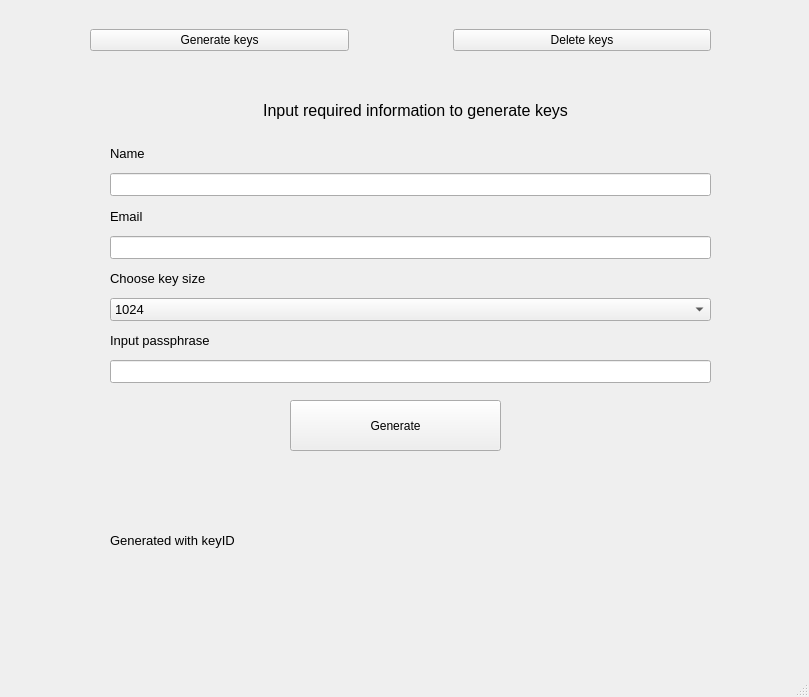
<?xml version="1.0" encoding="UTF-8"?>
<ui version="4.0">
 <class>generate_delete_window</class>
 <widget class="QMainWindow" name="generate_delete_window">
  <property name="geometry">
   <rect>
    <x>0</x>
    <y>0</y>
    <width>809</width>
    <height>697</height>
   </rect>
  </property>
  <property name="windowTitle">
   <string>Generate and delete keys</string>
  </property>
  <widget class="QWidget" name="centralwidget">
   <widget class="QWidget" name="horizontalLayoutWidget">
    <property name="geometry">
     <rect>
      <x>-10</x>
      <y>0</y>
      <width>821</width>
      <height>80</height>
     </rect>
    </property>
    <layout class="QHBoxLayout" name="horizontalLayout">
     <property name="leftMargin">
      <number>100</number>
     </property>
     <property name="rightMargin">
      <number>100</number>
     </property>
     <item>
      <widget class="QPushButton" name="generate_button">
       <property name="text">
        <string>Generate keys</string>
       </property>
      </widget>
     </item>
     <item>
      <spacer name="verticalSpacer">
       <property name="orientation">
        <enum>Qt::Vertical</enum>
       </property>
       <property name="sizeHint" stdset="0">
        <size>
         <width>98</width>
         <height>75</height>
        </size>
       </property>
      </spacer>
     </item>
     <item>
      <widget class="QPushButton" name="delete_button">
       <property name="text">
        <string>Delete keys</string>
       </property>
      </widget>
     </item>
    </layout>
   </widget>
   <widget class="QStackedWidget" name="stackedWidget">
    <property name="geometry">
     <rect>
      <x>0</x>
      <y>80</y>
      <width>811</width>
      <height>571</height>
     </rect>
    </property>
    <property name="currentIndex">
     <number>1</number>
    </property>
    <widget class="QWidget" name="empty"/>
    <widget class="QWidget" name="generate_keys_page">
     <widget class="QPushButton" name="generate_key_button">
      <property name="geometry">
       <rect>
        <x>290</x>
        <y>320</y>
        <width>211</width>
        <height>51</height>
       </rect>
      </property>
      <property name="text">
       <string>Generate</string>
      </property>
     </widget>
     <widget class="QLabel" name="label_5">
      <property name="geometry">
       <rect>
        <x>170</x>
        <y>10</y>
        <width>491</width>
        <height>41</height>
       </rect>
      </property>
      <property name="font">
       <font>
        <pointsize>12</pointsize>
       </font>
      </property>
      <property name="text">
       <string>Input required information to generate keys</string>
      </property>
      <property name="alignment">
       <set>Qt::AlignCenter</set>
      </property>
     </widget>
     <widget class="QWidget" name="verticalLayoutWidget">
      <property name="geometry">
       <rect>
        <x>110</x>
        <y>60</y>
        <width>601</width>
        <height>243</height>
       </rect>
      </property>
      <layout class="QVBoxLayout" name="verticalLayout">
       <item>
        <widget class="QLabel" name="label">
         <property name="font">
          <font>
           <pointsize>10</pointsize>
           <weight>50</weight>
           <bold>false</bold>
          </font>
         </property>
         <property name="frameShape">
          <enum>QFrame::NoFrame</enum>
         </property>
         <property name="text">
          <string>Name</string>
         </property>
        </widget>
       </item>
       <item>
        <widget class="QLineEdit" name="name">
         <property name="font">
          <font>
           <pointsize>10</pointsize>
          </font>
         </property>
         <property name="readOnly">
          <bool>true</bool>
         </property>
        </widget>
       </item>
       <item>
        <widget class="QLabel" name="label_2">
         <property name="font">
          <font>
           <pointsize>10</pointsize>
          </font>
         </property>
         <property name="text">
          <string>Email</string>
         </property>
        </widget>
       </item>
       <item>
        <widget class="QLineEdit" name="email">
         <property name="font">
          <font>
           <pointsize>10</pointsize>
          </font>
         </property>
         <property name="readOnly">
          <bool>true</bool>
         </property>
        </widget>
       </item>
       <item>
        <widget class="QLabel" name="label_3">
         <property name="font">
          <font>
           <pointsize>10</pointsize>
          </font>
         </property>
         <property name="text">
          <string>Choose key size</string>
         </property>
        </widget>
       </item>
       <item>
        <widget class="QComboBox" name="key_size">
         <property name="font">
          <font>
           <pointsize>10</pointsize>
          </font>
         </property>
         <item>
          <property name="text">
           <string>1024</string>
          </property>
         </item>
         <item>
          <property name="text">
           <string>2048</string>
          </property>
         </item>
        </widget>
       </item>
       <item>
        <widget class="QLabel" name="label_4">
         <property name="font">
          <font>
           <pointsize>10</pointsize>
          </font>
         </property>
         <property name="text">
          <string>Input passphrase</string>
         </property>
        </widget>
       </item>
       <item>
        <widget class="QLineEdit" name="passphrase">
         <property name="font">
          <font>
           <pointsize>10</pointsize>
          </font>
         </property>
        </widget>
       </item>
      </layout>
     </widget>
     <widget class="QWidget" name="horizontalLayoutWidget_2">
      <property name="geometry">
       <rect>
        <x>110</x>
        <y>420</y>
        <width>601</width>
        <height>80</height>
       </rect>
      </property>
      <layout class="QHBoxLayout" name="generated_layout">
       <item>
        <widget class="QLabel" name="generated_text">
         <property name="font">
          <font>
           <pointsize>10</pointsize>
          </font>
         </property>
         <property name="text">
          <string>Generated with keyID</string>
         </property>
        </widget>
       </item>
       <item>
        <widget class="QLabel" name="generated_label">
         <property name="font">
          <font>
           <pointsize>10</pointsize>
          </font>
         </property>
         <property name="text">
          <string/>
         </property>
        </widget>
       </item>
      </layout>
     </widget>
    </widget>
    <widget class="QWidget" name="delete_keys_page">
     <widget class="QTableWidget" name="delete_table">
      <property name="geometry">
       <rect>
        <x>30</x>
        <y>70</y>
        <width>751</width>
        <height>411</height>
       </rect>
      </property>
      <property name="font">
       <font>
        <pointsize>10</pointsize>
       </font>
      </property>
      <column>
       <property name="text">
        <string>Timestamp</string>
       </property>
      </column>
      <column>
       <property name="text">
        <string>Key ID</string>
       </property>
      </column>
      <column>
       <property name="text">
        <string>Public key</string>
       </property>
      </column>
      <column>
       <property name="text">
        <string>Encrypted private key</string>
       </property>
      </column>
      <column>
       <property name="text">
        <string>User ID</string>
       </property>
      </column>
      <column>
       <property name="text">
        <string>Delete</string>
       </property>
      </column>
     </widget>
     <widget class="QLabel" name="label_6">
      <property name="geometry">
       <rect>
        <x>30</x>
        <y>30</y>
        <width>451</width>
        <height>21</height>
       </rect>
      </property>
      <property name="font">
       <font>
        <pointsize>10</pointsize>
       </font>
      </property>
      <property name="text">
       <string>Select key for deletion</string>
      </property>
     </widget>
     <widget class="QLabel" name="label_7">
      <property name="geometry">
       <rect>
        <x>30</x>
        <y>491</y>
        <width>599</width>
        <height>23</height>
       </rect>
      </property>
      <property name="font">
       <font>
        <pointsize>10</pointsize>
       </font>
      </property>
      <property name="text">
       <string>Input passphrase</string>
      </property>
     </widget>
     <widget class="QLineEdit" name="passphrase_delete">
      <property name="geometry">
       <rect>
        <x>30</x>
        <y>520</y>
        <width>599</width>
        <height>27</height>
       </rect>
      </property>
      <property name="font">
       <font>
        <pointsize>10</pointsize>
       </font>
      </property>
     </widget>
    </widget>
   </widget>
  </widget>
  <widget class="QMenuBar" name="menubar">
   <property name="geometry">
    <rect>
     <x>0</x>
     <y>0</y>
     <width>809</width>
     <height>26</height>
    </rect>
   </property>
  </widget>
  <widget class="QStatusBar" name="statusbar"/>
 </widget>
 <resources/>
 <connections/>
</ui>
